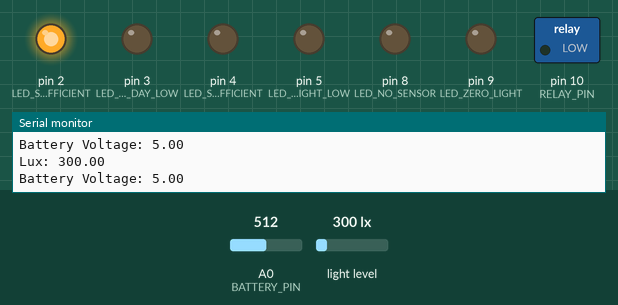
Simulated run of this sketch. Board: Arduino Uno, built with avr-gcc and run on an emulated ATmega328P. Parts: switched loads named in the sketch (green lamp = pin HIGH), output pins drawn as LEDs (lit = HIGH), the last lines printed to the serial monitor. The inputs (shaded band) are chosen by the test bench; at power-on: A0 (BATTERY_PIN) = 512, light level 300 lx.

Above: at 1.8 s.
1.9 s: A0 (BATTERY_PIN) set to 373
3.4 s: A0 (BATTERY_PIN) set to 342
At 4.5 s:
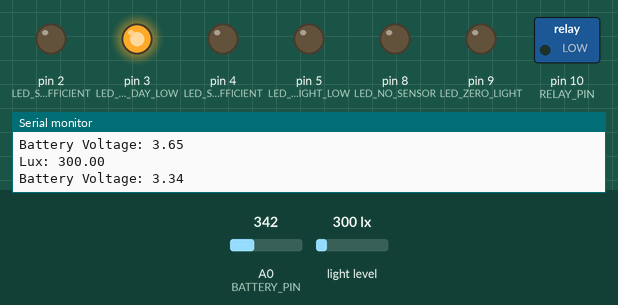
5.5 s: A0 (BATTERY_PIN) set to 511
At 7.2 s:
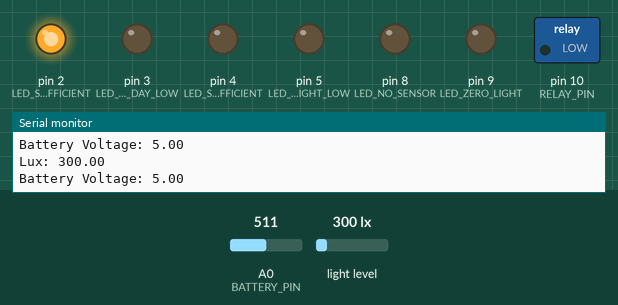
7.5 s: A0 (BATTERY_PIN) set to 306
At 9.1 s:
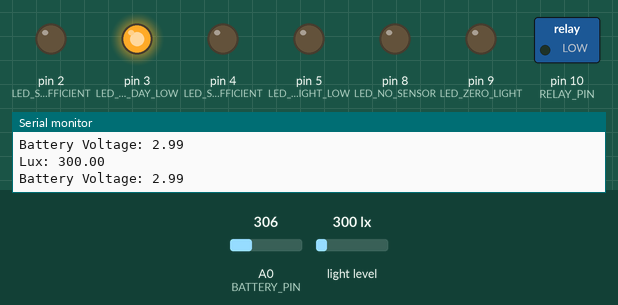
Timing chart, 0 to 10.5 s (numbered marks = the images above; inputs shaded):
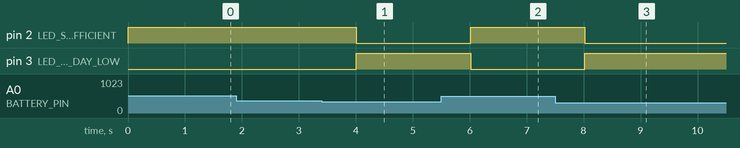

Measured:
- the behaviour switches between 359 and 358 on A0 (BATTERY_PIN) (found by bisection; images 0 and 1)
- after the input at 3.4 s, pin 2 (LED_STATE_DAY_SUFFICIENT): HIGH → LOW after 0.61 s; pin 3 (LED_STATE_DAY_LOW): LOW → HIGH after 0.61 s
- after the input at 5.5 s, pin 2 (LED_STATE_DAY_SUFFICIENT): LOW → HIGH after 0.52 s; pin 3 (LED_STATE_DAY_LOW): HIGH → LOW after 0.52 s
- after the input at 7.5 s, pin 2 (LED_STATE_DAY_SUFFICIENT): HIGH → LOW after 0.52 s; pin 3 (LED_STATE_DAY_LOW): LOW → HIGH after 0.52 s

The sketch:

solar_light.ino
```cpp
#include <Wire.h>
#include <BH1750.h>

BH1750 lightMeter;

// Threshold definitions
#define LIGHT_THRESHOLD 10.0      // lux threshold to differentiate day vs. night
#define BATTERY_THRESHOLD 3.5     // minimum battery voltage for safe operation
#define BATTERY_DIVIDER 2.0       // divider ratio used in your battery measurement circuit

// Pin definitions
#define RELAY_PIN 10              // Relay control pin
#define BATTERY_PIN A0            // Analog pin to measure battery voltage

// Four status LEDs for the states:
//   - Daytime & Battery Sufficient
//   - Daytime & Battery Low
//   - Nighttime & Battery Sufficient
//   - Nighttime & Battery Low
#define LED_STATE_DAY_SUFFICIENT 2
#define LED_STATE_DAY_LOW        3
#define LED_STATE_NIGHT_SUFFICIENT 4
#define LED_STATE_NIGHT_LOW      5

// Two extra LEDs for sensor error indications:
//   - No light sensor info
//   - 0 light level reading
#define LED_NO_SENSOR 8
#define LED_ZERO_LIGHT 9

void setup() {
  Serial.begin(9600);
  Wire.begin();

  // Initialize BH1750 sensor
  if (lightMeter.begin()) {
    Serial.println("BH1750 initialized successfully");
  } else {
    Serial.println("Error initializing BH1750");
  }

  // Set pin modes for relay and LEDs
  pinMode(RELAY_PIN, OUTPUT);

  pinMode(LED_STATE_DAY_SUFFICIENT, OUTPUT);
  pinMode(LED_STATE_DAY_LOW, OUTPUT);
  pinMode(LED_STATE_NIGHT_SUFFICIENT, OUTPUT);
  pinMode(LED_STATE_NIGHT_LOW, OUTPUT);

  pinMode(LED_NO_SENSOR, OUTPUT);
  pinMode(LED_ZERO_LIGHT, OUTPUT);
}

void loop() {
  // Read ambient light in lux from the BH1750 sensor
  float lux = lightMeter.readLightLevel();
  Serial.print("Lux: ");
  Serial.println(lux);

  // Read battery voltage from analog pin and convert it to volts.
  // (Assumes a voltage divider is used; adjust BATTERY_DIVIDER accordingly)
  int sensorValue = analogRead(BATTERY_PIN);
  float batteryVoltage = sensorValue * (5.0 / 1023.0) * BATTERY_DIVIDER;
  Serial.print("Battery Voltage: ");
  Serial.println(batteryVoltage);

  // Turn off all LEDs initially
  digitalWrite(LED_STATE_DAY_SUFFICIENT, LOW);
  digitalWrite(LED_STATE_DAY_LOW, LOW);
  digitalWrite(LED_STATE_NIGHT_SUFFICIENT, LOW);
  digitalWrite(LED_STATE_NIGHT_LOW, LOW);
  digitalWrite(LED_NO_SENSOR, LOW);
  digitalWrite(LED_ZERO_LIGHT, LOW);

  // Check for sensor error conditions:
  // Here we assume a negative lux value indicates no sensor info.
  bool sensorError = false;
  if(lux < 0) {
    digitalWrite(LED_NO_SENSOR, HIGH);
    sensorError = true;
  }
  // Check if the sensor reading is exactly 0 lux.
  if(lux == 0) {
    digitalWrite(LED_ZERO_LIGHT, HIGH);
  }

  // Only proceed with normal logic if sensor data is valid.
  if(!sensorError) {
    // Determine day or night based on lux threshold.
    if(lux > LIGHT_THRESHOLD) {
      // It’s considered daytime.
      if(batteryVoltage >= BATTERY_THRESHOLD) {
        // State 1: Daytime & Battery Sufficient.
        digitalWrite(LED_STATE_DAY_SUFFICIENT, HIGH);
        digitalWrite(RELAY_PIN, LOW);  // Turn relay off (no light needed)
      } else {
        // State 2: Daytime & Battery Low.
        digitalWrite(LED_STATE_DAY_LOW, HIGH);
        digitalWrite(RELAY_PIN, LOW);  // Ensure relay remains off
      }
    } else {
      // It’s considered nighttime.
      if(batteryVoltage >= BATTERY_THRESHOLD) {
        // State 3: Nighttime & Battery Sufficient.
        digitalWrite(LED_STATE_NIGHT_SUFFICIENT, HIGH);
        digitalWrite(RELAY_PIN, HIGH); // Turn relay on (light on)
      } else {
        // State 4: Nighttime & Battery Low.
        digitalWrite(LED_STATE_NIGHT_LOW, HIGH);
        digitalWrite(RELAY_PIN, LOW);  // Do not power the relay to save battery
      }
    }
  } else {
    // If sensor error, turn off the relay.
    digitalWrite(RELAY_PIN, LOW);
  }

  delay(1000);  // Update every 1 second
}
```
